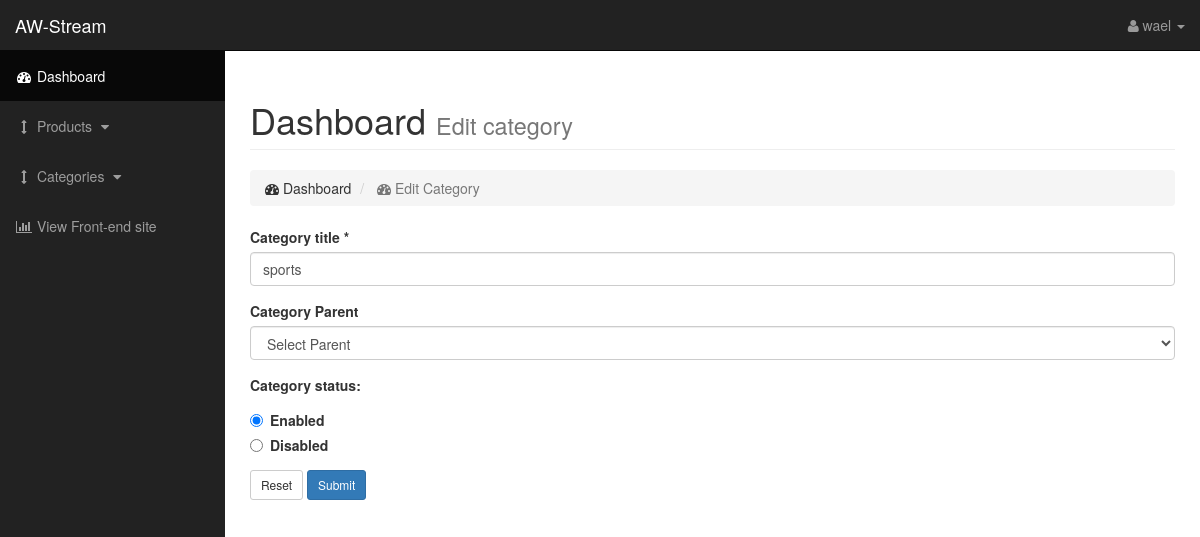
Screenshot of /?r=admin/edit_category/14081667 (signed in) with the database file from the repository.
### tables this page shows
CREATE TABLE `categories` (
  `cat_id` int(10) UNSIGNED NOT NULL,
  `cat_name` varchar(100) NOT NULL,
  `cat_create_date` timestamp NOT NULL DEFAULT CURRENT_TIMESTAMP,
  `cat_parent` int(10) UNSIGNED DEFAULT NULL,
  `cat_state` int(1) UNSIGNED NOT NULL DEFAULT '1',
  `cat_token` int(10) UNSIGNED NOT NULL
);

### index.php (called while the page is built, shortened)
<?php
    include 'init.php';
    try{
         $route     = new w_class\route;
         $filter    = $that->loadClass('filter');
         $route->routing($filter->normal($_SERVER['REQUEST_URI']));
    }catch(Exception $e){
        echo $e->getMessage();
    }

### _Models/model.php (called while the page is built, shortened)
<?php
    class model extends \main\w_class\autoloading {
        public function connect(){
            try{
                $dbConnection = $this->loadClass('database');
                $connection   = $dbConnection->connection();
                return $connection ;
            }catch(exception $e){
                echo $e->getMessage();
            }
       }
       public function selectFromDb($tableName='',$columns='',$where=array(),$limit=''){
        $query = "SELECT $columns FROM `$tableName` " ;
            if(is_array($where)){
                if(!empty($where)){
                    $condition = '' ;
                    $query.=" WHERE ";
                    foreach($where as $key => $value){
                    if($condition != true){
                        $query.= " $key = '$value' " ;
                    }else{
                        $query.= " AND  $key = '$value' " ;
                    }
                    $condition = true ;
                }
                $queryLengh = strlen($query);
                $query      = substr($query,0,$queryLengh-1);
              }
            }else{
               throw new \exception("Where Data Must be array");
            }
            if(!empty($limit)){
                $query.= " LIMIT $limit ";
            }
            $connection = self::connect();
                if(!$result = mysqli_query($connection,$query)){
                   throw new \exception(printf("Error Deleting: %s\n", mysqli_error()));
                }else{
                   while($row = mysqli_fetch_array($result, MYSQLI_ASSOC)){
                        $data[] = $row ;
                   }
                   return $data ;
                }
       }
    }
 ?>

### _Views/admin/v_cat_edit.php (the view, shortened to what this page needs)
<div class="container-fluid">
                <div class="row">
                    <div class="col-lg-12">
                        <h1 class="page-header">
                            Dashboard <small>Edit category</small>
                        </h1>
                        <ol class="breadcrumb">
                            <li class="">
                                <i class="fa fa-dashboard"></i> Dashboard
                            </li>
                            <li class="active">
                                <i class="fa fa-dashboard"></i> Edit  Category
                            </li>
                        </ol>
                    </div>
                </div>
                <div class="row">
                    <div class="col-lg-12">
                    </div>
                </div>
                <div class="row">
                    <div class="col-lg-12">
                        <form name="csrf_form" role="form" method="post" accept-charset="utf-8" action="<?= base_url.'admin/edit_category' ;?>">
                            <div class="form-group">
                                <label>Category title *</label>
                                <input name="cat_name" value="<?= $data['category'][0]['cat_name']; ?>" class="form-control">
                            </div>
                            <div class="form-group">
                                <label>Category Parent</label>
                                <select name="cat_parent" class="form-control">
                                    <option value="0">Select Parent</option>
                                </select>
                            </div>
                            <div class="form-group">
                                <label>Category status:</label>
                                <br />
                                <div class="radio">
                                    <label>
                                        <input <?= ($data['category'][0]['cat_state'] == 1) ? 'checked' : '' ; ?> type="radio" name="cat_state" id="optionsRadios1" value="1"  /><span> <strong> Enabled </strong> </span>
                                    </label>
                                </div>
                                <div class="radio">
                                    <label>
                                        <input <?= ($data['category'][0]['cat_state'] == 2) ? 'checked' : '' ; ?> type="radio" name="cat_state" id="optionsRadios2" value="2" /><span> <strong> Disabled </strong> </span>
                                    </label>
                                </div>
                            </div>
                            <button type="reset" class="btn btn-default btn-sm">Reset</button>
                            <button type="submit" class="btn btn-default btn-sm btn-primary">Submit</button>
                        </form>
                    </div>

### resources/admin/css/sb-admin.css (style rules this page uses)
body { margin-top: 100px; background-color: #222; }
@media (min-width:768px) { body { margin-top: 50px; } }

### _Views/admin/v_admin_header.php (style rules this page uses)
body { background: white; }

### rows the page displays
categories: cat_name "sports", cat_state "☑ Enabled", cat_state "☐ Disabled"

### other values shown
$_SESSION['u_data'][0]['u_name'] "wael"
